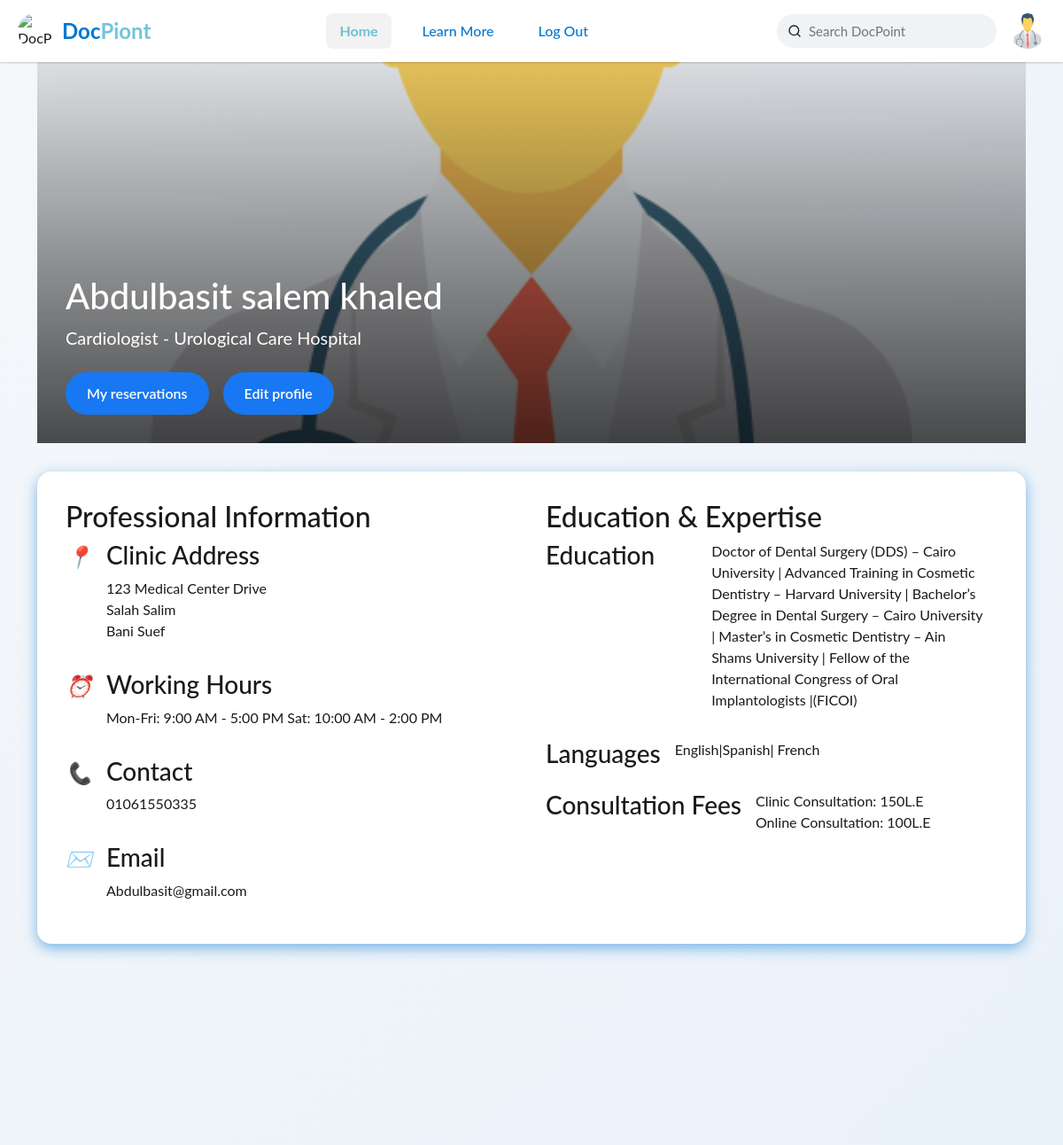
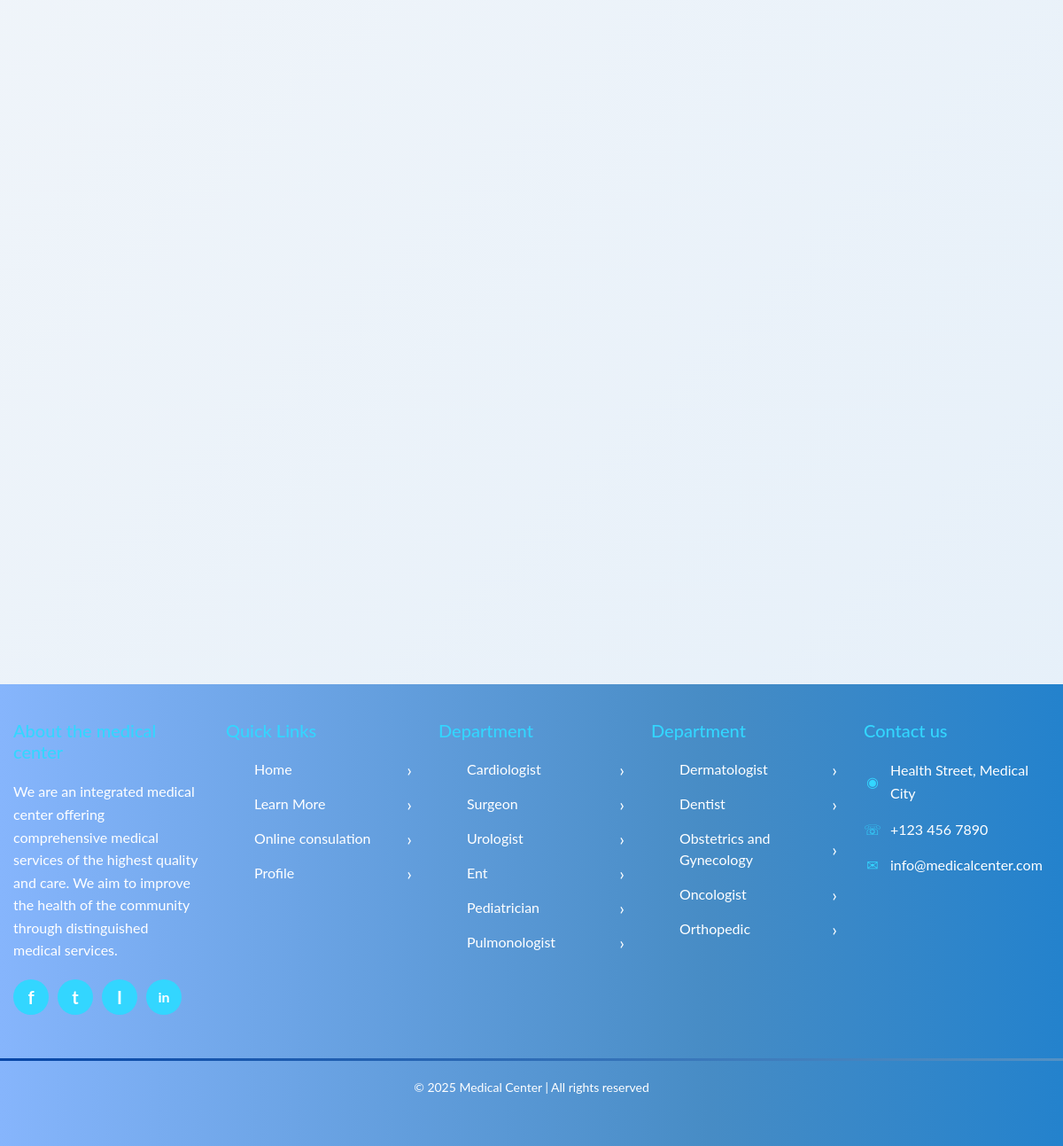
/prof.php (signed in), run on the app's committed database (2 pictures, top to bottom).
### tables this page shows
CREATE TABLE `doctors` (
  `id` int(11) NOT NULL,
  `name` varchar(100) DEFAULT NULL,
  `specialization` varchar(50) DEFAULT 'General',
  `phone` varchar(11) DEFAULT NULL,
  `email` varchar(200) DEFAULT NULL,
  `password` varchar(255) DEFAULT NULL,
  `hospital_id` int(11) DEFAULT NULL,
  `image` varchar(255) DEFAULT 'img/doctor.png',
  `created_at` datetime DEFAULT current_timestamp(),
  `updated_at` datetime DEFAULT current_timestamp() ON UPDATE current_timestamp(),
  `education` text DEFAULT NULL,
  `experience_years` varchar(20) DEFAULT NULL,
  `working_hours` varchar(100) DEFAULT NULL,
  `languages` varchar(255) DEFAULT 'Arabic',
  `birthday` date DEFAULT NULL,
  `department_id` int(11) DEFAULT NULL,
  `clinic_price` int(11) DEFAULT 150,
  `online_price` int(11) DEFAULT 100
);

CREATE TABLE `departments` (
  `id` int(11) NOT NULL,
  `name` varchar(100) DEFAULT NULL,
  `icon` varchar(255) DEFAULT 'img/department.png',
  `description` text DEFAULT NULL,
  `created_at` datetime DEFAULT current_timestamp(),
  `updated_at` datetime DEFAULT current_timestamp() ON UPDATE current_timestamp()
);

### prof.php (the view, shortened to what this page needs)
<?php
include_once "includes/database.php";
$user_id = $_SESSION['user_id'];
$sql = "SELECT d.name,`specialization`,`email`,`phone`,`image`,`education`,`experience_years`,`working_hours`,`languages`,`birthday`,`clinic_price`,`online_price`,`department_id`,de.name as department_name FROM doctors d
left outer join departments de on de.id = d.department_id
WHERE d.id = ?";
$stmt = $conn->prepare($sql);
$stmt->bind_param("i", $user_id);
$stmt->execute();
$result = $stmt->get_result();
$user = $result->fetch_assoc();
?>
<!doctype html>
<html lang="en">
  <head>
    <link href="https://cdn.jsdelivr.net/npm/bootstrap@5.3.0/dist/css/bootstrap.min.css" rel="stylesheet">
    <link rel="stylesheet" href="css/prof.css">
  </head>
  <body>
    <div class="icon-background" id="icon-background"></div>
    <nav class="navbar">
      <div class="nav-content">
          <div class="nav-logo">
              <img src="img/cardiologist.gif" alt="DocPoint Logo">
              <div class="logo-text">Doc<span>Piont</span></div>
          </div>
          <div class="nav-links">
              <a href="index.php" class="nav-link active">Home</a>
              <a href="learn-more.php" class="nav-link">Learn More</a>
              <a href="index.php" class="nav-link" id="logout">Log Out</a>
          </div>
          <div class="nav-right">
              <div class="search-box1">
                  <svg width="16" height="16" viewBox="0 0 24 24" fill="none" stroke="currentColor" stroke-width="2" stroke-linecap="round" stroke-linejoin="round">
                      <circle cx="11" cy="11" r="8"></circle>
                      <line x1="21" y1="21" x2="16.65" y2="16.65"></line>
                  </svg>
                  <input type="text" placeholder="Search DocPoint">
              </div>
              <?php
            if (isset($_SESSION['user_type']) && $_SESSION['user_type'] == 'doctor' && htmlspecialchars($user['image']) != null ) { ?>
                <a class="profile-btn" href='<?= BASE_URL .$_SESSION['user_type']?>.php'>
                    <img src="<?= BASE_URL . htmlspecialchars($user['image'])  ?>" alt="Profile" title="<?= $_SESSION['user_name'] ?>">
                </a>
            <?php }?>
          </div>
      </div>
  </nav>
    <div class="container">
      <section class="header-section animate-section">
        <img
          src="<?= htmlspecialchars($user['image']) ?>"
          alt="Doctor Banner"
          class="banner-image"
        />
        <div class="banner-overlay">
          <h1><?= htmlspecialchars(ucfirst($user['name'])) ?></h1>
          <p> <?= htmlspecialchars(ucfirst($user['department_name'])) ?> - <?= htmlspecialchars(ucfirst($user['specialization'])) ?></p>
          <div class="button-group">
          <button class="btn btn-primary" onclick="location.href='doctor.php'">My reservations</button>
          <button type="button" class="btn btn-primary" data-bs-toggle="modal" id="do_id"  data-bs-target="#exampleModal">Edit profile</button>
          </div>
        </div>
      </section>
      <section class="details-section animate-section">
        <div class="details-grid">
          <div class="details-column">
            <h2>Professional Information</h2>
            <div class="info-group">
              <div class="info-item">
                <i class="icon">📍</i>
                <div>
                  <h3>Clinic Address</h3>
                  <p>123 Medical Center Drive<br>Salah Salim<br>Bani Suef</p>
                </div>
              </div>
              <?php if (!empty($user['working_hours'])){ ?>
              <div class="info-item">
                <i class="icon">⏰</i>
                <div>
                  <h3>Working Hours</h3>
                  <p><?= htmlspecialchars($user['working_hours']) ?></p>
                </div>
              </div>
              <?php }?>
              <?php if (!empty($user['phone'])){ ?>
              <div class="info-item">
                <i class="icon">📞</i>
                <div>
                  <h3>Contact</h3>
                  <p><?= htmlspecialchars($user['phone']) ?></p>
                </div>
              </div>
              <?php }?>
              <div class="info-item">
                <i class="icon">✉️</i>
                <div>
                  <h3>Email</h3>
                  <p><?= htmlspecialchars($user['email']) ?>
                  </p>
                </div>
              </div>
            </div>
          </div>
          <div class="details-column">
            <h2>Education & Expertise</h2>
            <div class="info-group">
            <?php if (!empty($user['education'])){ ?>
              <div class="info-item">
                <h3>Education</h3>
                <p>
                <ul>
                <?= htmlspecialchars($user['education']) ?>
                </ul>
              </p>
              </div>
              <?php } ?>
              <div class="info-item">
                <h3>Languages</h3>
                <p><?= htmlspecialchars($user['languages']) ?></p>
              </div>
              <div class="info-item">
                <h3>Consultation Fees</h3>
                <p>Clinic Consultation: <?= htmlspecialchars($user['clinic_price']) ?>L.E
                <br>Online Consultation: <?= htmlspecialchars($user['online_price']) ?>L.E</p>
              </div>
            </div>
          </div>
        </div>
      </section>
    </div>
    <?php
      include_once "includes/footer.php";
    ?>
  </body>
</html>

### data on the page
doctors: image (picture), name "Abdulbasit salem khaled", department.name "Cardiologist", specialization "Urological Care Hospital", working_hours "Mon-Fri: 9:00 AM - 5:00 PM Sat: 10:00 AM - 2:00 PM", phone "01061550335", email "Abdulbasit@gmail.com", education "Doctor of Dental Surgery (DDS) – Cairo University | Advanced Training in Cosmetic Dentistry – Harvard University | Bachelor’s Degree in Dental Surgery – Cairo University | Master’s in Cosmetic Dentistry – Ain Shams University | Fellow of the International Congress of Oral Implantologists |(FICOI)", languages "English|Spanish| French", clinic_price "150", online_price "100"
